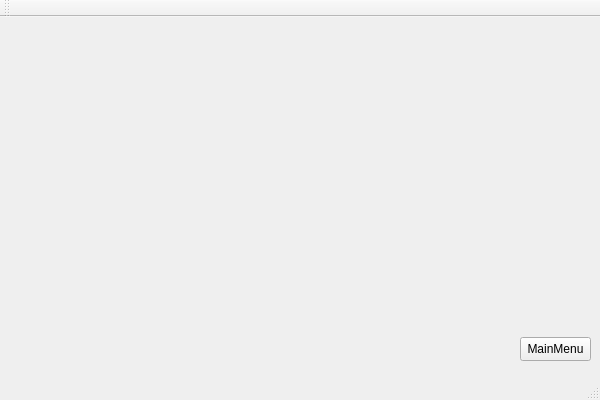
<?xml version="1.0" encoding="UTF-8"?>
<ui version="4.0">
 <class>ShowImagesWindowClass</class>
 <widget class="QMainWindow" name="ShowImagesWindowClass">
  <property name="geometry">
   <rect>
    <x>0</x>
    <y>0</y>
    <width>600</width>
    <height>400</height>
   </rect>
  </property>
  <property name="windowTitle">
   <string>ShowImagesWindow</string>
  </property>
  <widget class="QWidget" name="centralWidget">
   <widget class="QLabel" name="label">
    <property name="geometry">
     <rect>
      <x>30</x>
      <y>10</y>
      <width>241</width>
      <height>141</height>
     </rect>
    </property>
    <property name="text">
     <string/>
    </property>
   </widget>
   <widget class="QLabel" name="label_2">
    <property name="geometry">
     <rect>
      <x>320</x>
      <y>10</y>
      <width>241</width>
      <height>141</height>
     </rect>
    </property>
    <property name="text">
     <string/>
    </property>
   </widget>
   <widget class="QLabel" name="label_3">
    <property name="geometry">
     <rect>
      <x>20</x>
      <y>180</y>
      <width>241</width>
      <height>141</height>
     </rect>
    </property>
    <property name="text">
     <string/>
    </property>
   </widget>
   <widget class="QLabel" name="label_4">
    <property name="geometry">
     <rect>
      <x>320</x>
      <y>180</y>
      <width>241</width>
      <height>141</height>
     </rect>
    </property>
    <property name="text">
     <string/>
    </property>
   </widget>
   <widget class="QPushButton" name="MainMenu">
    <property name="geometry">
     <rect>
      <x>520</x>
      <y>320</y>
      <width>71</width>
      <height>24</height>
     </rect>
    </property>
    <property name="text">
     <string>MainMenu</string>
    </property>
   </widget>
  </widget>
  <widget class="QMenuBar" name="menuBar">
   <property name="geometry">
    <rect>
     <x>0</x>
     <y>0</y>
     <width>600</width>
     <height>22</height>
    </rect>
   </property>
  </widget>
  <widget class="QToolBar" name="mainToolBar">
   <attribute name="toolBarArea">
    <enum>TopToolBarArea</enum>
   </attribute>
   <attribute name="toolBarBreak">
    <bool>false</bool>
   </attribute>
  </widget>
  <widget class="QStatusBar" name="statusBar"/>
 </widget>
 <layoutdefault spacing="6" margin="11"/>
 <resources/>
 <connections/>
</ui>
